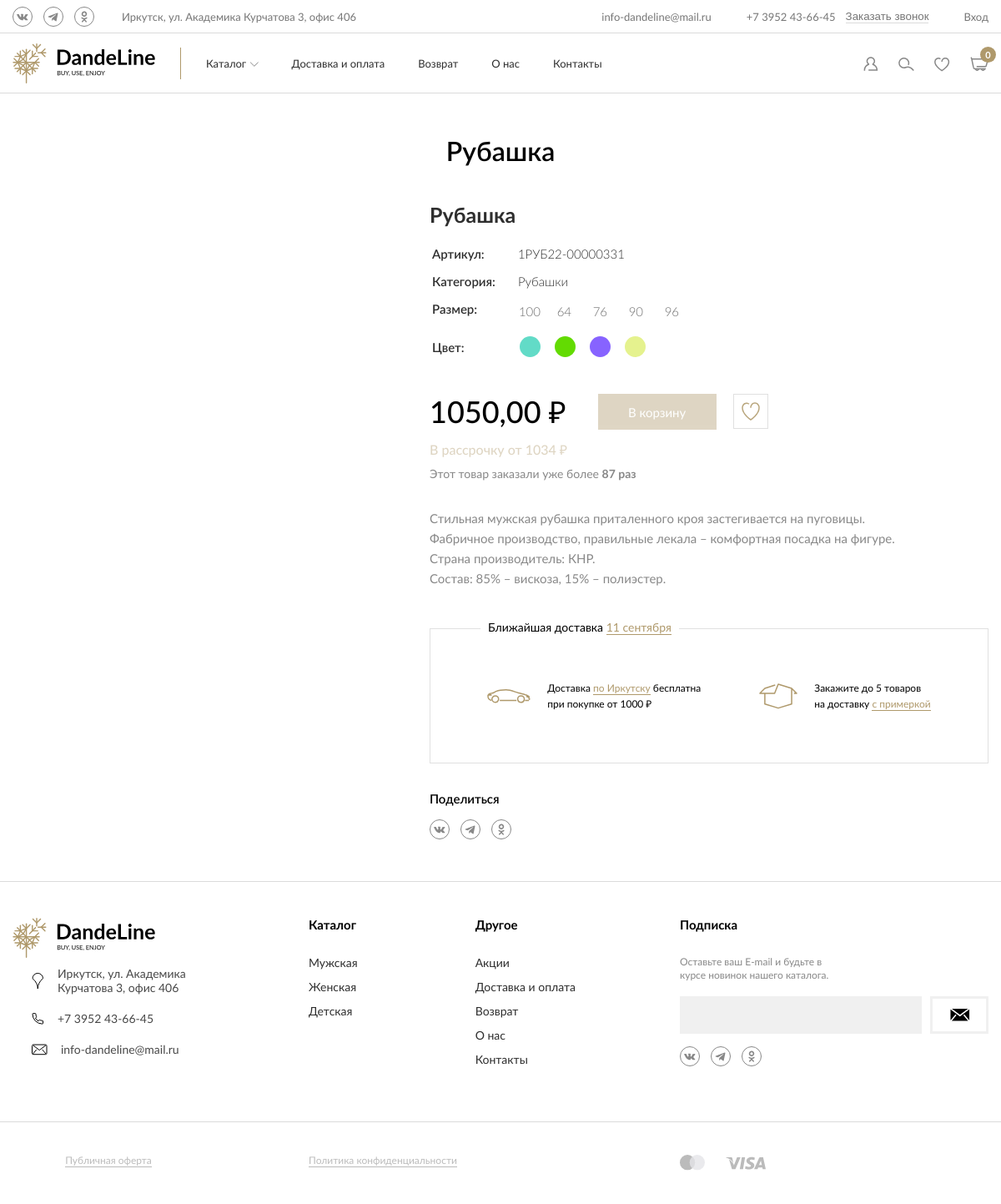
Before: /catalog/product/рубашка-1/ with the older database file.
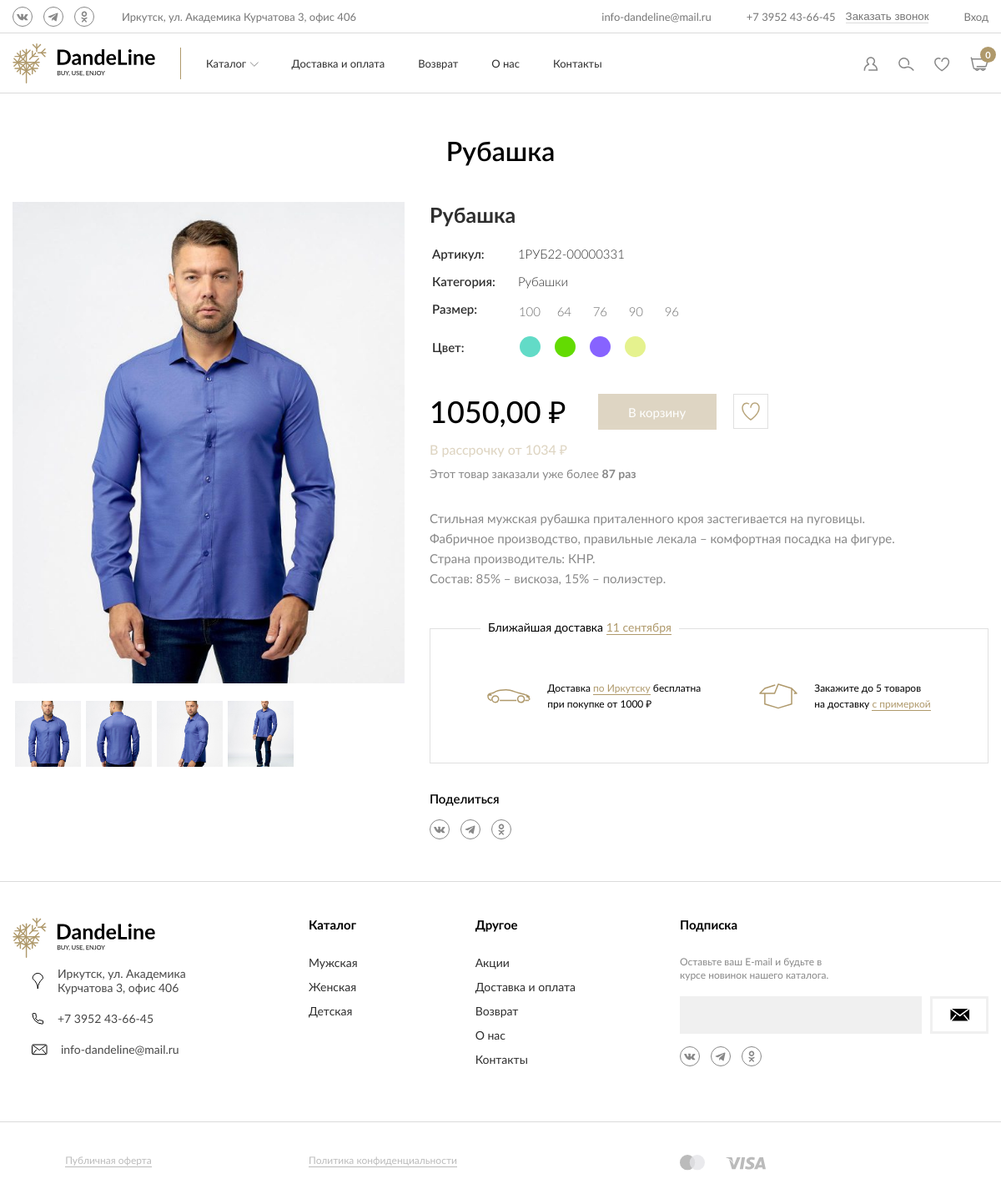
After: the same page with the newer database file.
### catalog/models.py (models this page shows, shortened)
class Product(models.Model):
    class Meta:
        verbose_name = "Продукт"
        verbose_name_plural = "Продукты"
    sku = models.CharField(max_length=15, unique=True, blank=True)
    category = TreeForeignKey(Category, on_delete=models.PROTECT)
    name = models.CharField(max_length=150)
    slug = models.SlugField(allow_unicode=True, unique=True, db_index=True)
    description = models.TextField(null=True, blank=True)
    price = models.DecimalField(max_digits=10, decimal_places=2)
    active = models.BooleanField(default=True)
    thumbnail = models.ImageField(
        upload_to="product/%Y/%m/%d/",
        default="placeholder.png",
        null=True,
        blank=True,
    )
    total_sales = models.PositiveIntegerField(default=0)
    created_at = models.DateTimeField(auto_now_add=True)
    updated_at = models.DateTimeField(auto_now=True)
    objects = ProductManager()

class Category(MPTTModel):
    class Meta:
        verbose_name_plural = "categories"
        unique_together = ("slug", "parent")
        verbose_name = "Категория"
        verbose_name_plural = "Категории"
    class MPTTMeta:
        order_insertion_by: list[str] = ["name"]
    name = models.CharField(max_length=50)
    slug = models.SlugField(allow_unicode=True, db_index=True)
    parent = TreeForeignKey(
        "self",
        on_delete=models.CASCADE,
        null=True,
        blank=True,
        related_name="children"
    )
    image = models.ImageField(
        upload_to="category",
        default="placeholder.png",
        null=True,
        blank=True
    )
    featured = models.BooleanField(default=False)

class Variation(models.Model):
    class Meta:
        verbose_name = "Вариация"
        verbose_name_plural = "Вариации"
    product = models.ForeignKey(Product, on_delete=models.CASCADE, related_name="variations")
    size = models.ForeignKey(Size, on_delete=models.CASCADE)
    color = models.ForeignKey(Color, on_delete=models.CASCADE)

class Size(models.Model):
    class Meta:
        ordering: Sequence[str] = ("order",)
        verbose_name = "Размер"
        verbose_name_plural = "Размеры"
    value = models.CharField(max_length=20)
    order = models.PositiveSmallIntegerField(default=0, db_index=True)

class ProductImage(models.Model):
    class Meta:
        verbose_name = "Изображение продукта"
        verbose_name_plural = "Изображения продукта"
    product = models.ForeignKey(Product, on_delete=models.CASCADE, related_name="images")
    file = models.ImageField(upload_to="product_image/%Y/%m/%d/")

### catalog/views.py (the view)
# urls.py: path("product/<str:slug>/", views.product, name="product"),
def product(request: HttpRequest, slug: str) -> HttpResponse:
    try:
        product: Product = Product.objects.select_related("category").get(slug=slug)
    except Product.DoesNotExist:
        raise Http404()
    return render(request, "catalog/product.html", {
        "product": product,
    })

### catalog/templates/catalog/product.html (shortened to what this page needs)
{% extends 'base.html' %}
{% load thumbnail %}
{% block heading %}
    {{ product.name }}
{% endblock %}
{% block content %}
    <div class="product product--detail">
        <div class="product__gallery">
            {% with images=product.images.all %}
                <div class="product-slider product__slider swiper">
                    <ul class="product-slider__slides swiper-wrapper">
                        {% for image in images %}
                            <li class="product-slide swiper-slide">
                                <img class="product-slide__image" src="{{ image.file.url }}" alt="Product">
                            </li>
                        {% endfor %}
                    </ul>
                </div>
                <div class="product-thumbs swiper">
                    <ul class="product-thumbs__slides swiper-wrapper">
                        {% for image in images %}
                            <li class="product-thumb swiper-slide">
                                <img class="product-thumb__image" src="{% thumbnail image.file 100x0 %}" alt="Product">
                            </li>
                        {% endfor %}
                    </ul>
                </div>
            {% endwith %}
        </div>
        <div class="product__content">
            <h2 class="product__title product__title--lg">
                {{ product.name }}
            </h2>
            <form class="cart-update-form" action="{% url 'cart:update' %}" method="POST">
                <table class="product-info">
                    <tbody>
                        <tr>
                            <th class="product-info__header">
                                Артикул:
                            </th>
                            <td class="product-info__data">
                                {{ product.sku }}
                            </td>
                        </tr>
                        <tr>
                            <th class="product-info__header">
                                Категория:
                            </th>
                            <td class="product-info__data">
                                {{ product.category.name }}
                            </td>
                        </tr>
                        <tr>
                            <th class="product-info__header">
                                Размер:
                            </th>
                            <td class="product-info__data">
                                <div class="sizes sizes--lg product-info__sizes">
                                    <div class="sizes__list">
                                        {% for variation in product.sizes %}
                                            {% ifchanged %}
                                                <label class="size sizes__item">
                                                    <span class="size__inner">
                                                        {{ variation.size.value }}
                                                    </span>
                                                </label>
                                            {% endifchanged %}
                                        {% endfor %}
                                    </div>
                                </div>
                            </td>
                        </tr>
                        <tr>
                            <th class="product-info__header" style="vertical-align: middle">
                                Цвет:
                            </th>
                            <td class="product-info__data">
                                <div class="colors">
                                    <div class="colors__list">
                                        {% for variation in product.colors %}
                                            {% ifchanged %}
                                                <label class="color color--lg colors__item" style="--color-value: {{ variation.color.value }}">
                                                    <span class="color__inner"></span>
                                                </label>
                                            {% endifchanged %}
                                        {% endfor %}
                                    </div>
                                </div>
                            </td>
                        </tr>
                    </tbody>
                </table>
                <div class="product__summary">
                    <div class="product-pricing product__pricing">
                        <div class="product-pricing__price product-pricing__price--lg">
                            {{ product.price }} ₽
                        </div>
                    </div>
                    <div class="product__actions">
                        <button class="btn btn--gold product__btn" type="submit" name="do" value="add" title="Выберите размер и цвет" disabled>
                            В корзину
                        </button>
                        <button class="product__fav-btn" type="button">
                        </button>
                    </div>
                </div>
            </form>
            <div class="product__installment not-implemented">
                В рассрочку от 1034 ₽
            </div>
            <div class="product__orders">
                Этот товар заказали уже более <strong>87 раз</strong>
            </div>
            <div class="product__description">
                {{ product.description|linebreaks }}
            </div>
            <div class="delivery-info product__delivery-info">
                <div class="delivery-info__title">
                    Ближайшая доставка <span>11 сентября</span>
                </div>
                <div class="delivery-info__item">
                    <div>
                        Доставка <span>по Иркутску</span> бесплатна<br>
                        при покупке от 1000 ₽
                    </div>
                </div>
                <div class="delivery-info__item">
                    <div>
                        Закажите до 5 товаров<br>
                        на доставку <span>с примеркой</span>
                    </div>
                </div>
            </div>
            {% include '_socials.html' with title='Поделиться' %}
        </div>
    </div>
{% endblock %}
{% block sections %}
    {{ block.super }}
{% endblock %}

Changed rows visible on the page:
added ProductImage: file (picture)
added ProductImage: file (picture)
added ProductImage: file (picture)
added ProductImage: file (picture)
